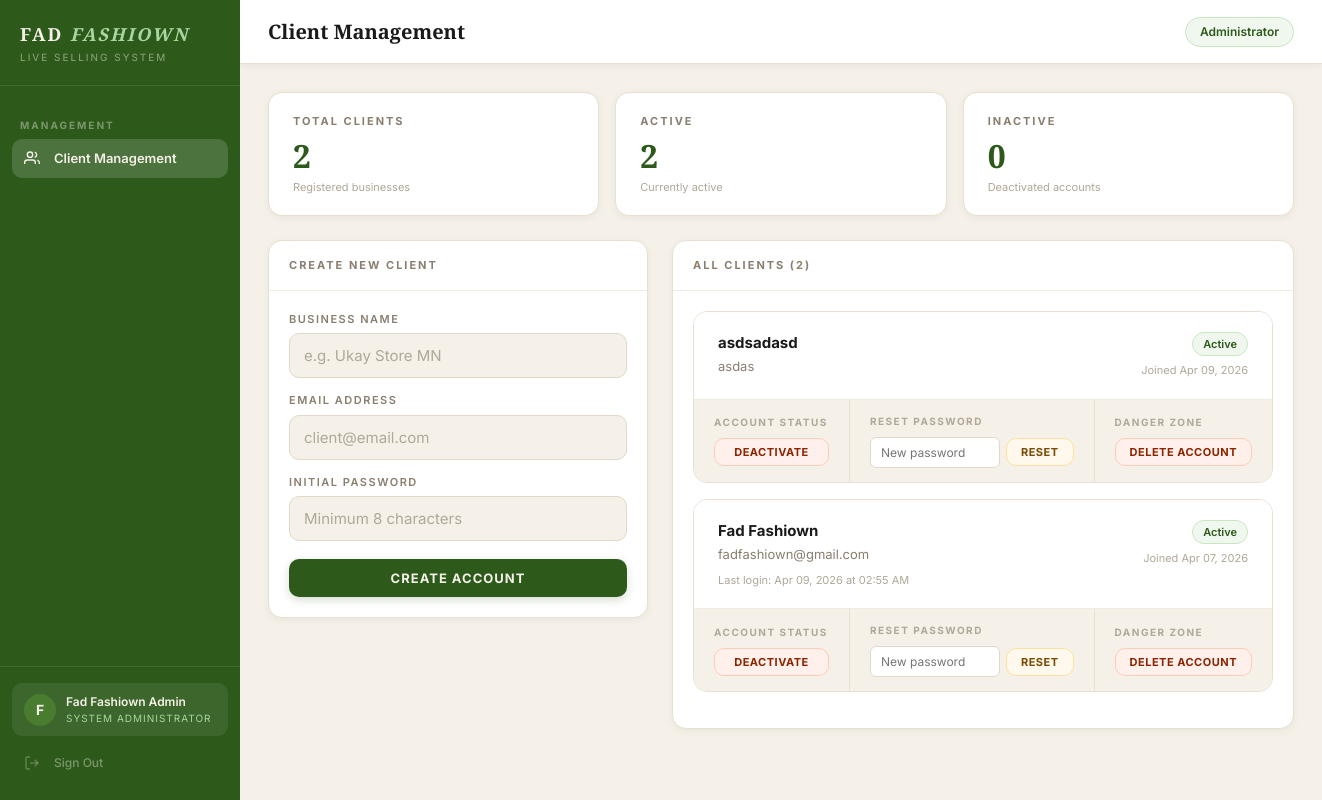
The app's page /admin (signed in), older data.
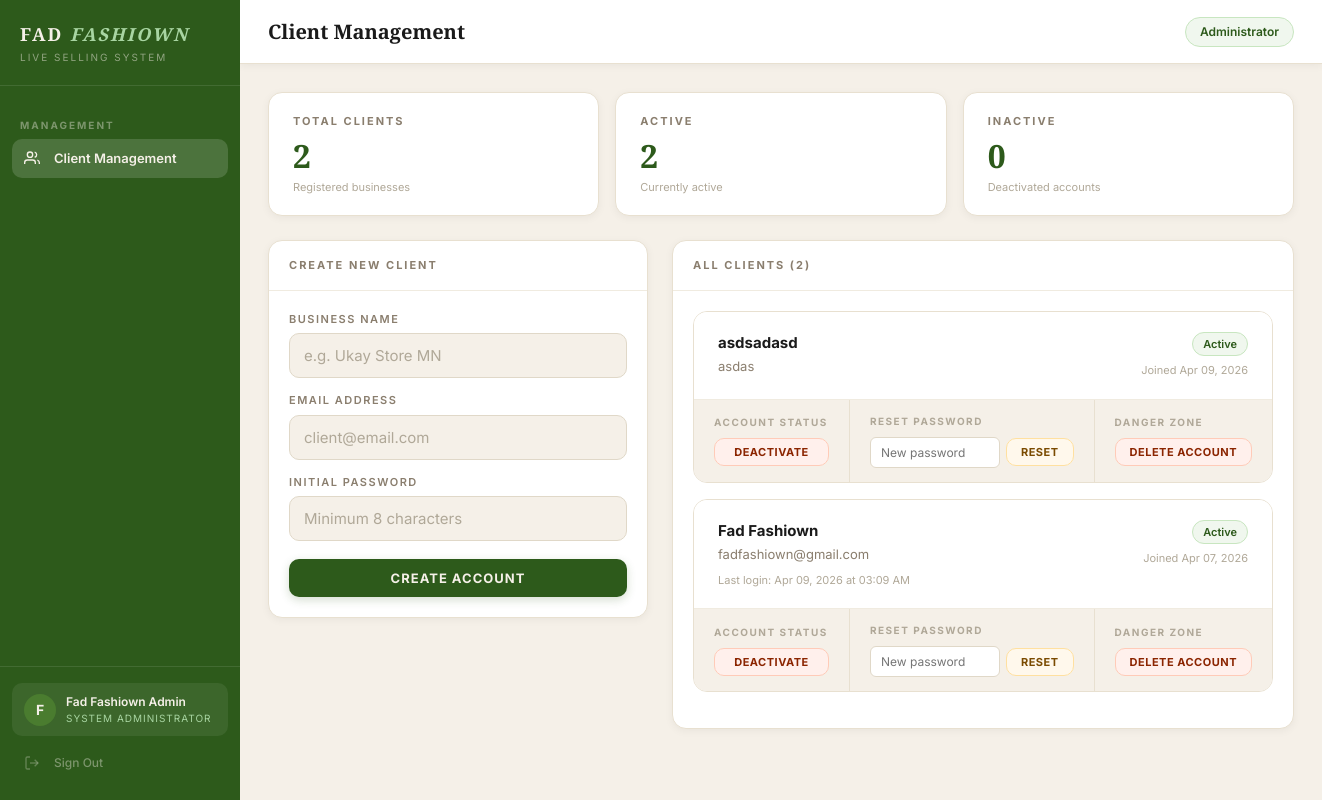
The same page, newer data.
### auth/models.py (models this page shows, shortened)
class Client(UserMixin, db.Model):
    __tablename__ = 'clients'
    id = db.Column(db.Integer, primary_key=True)
    business_name = db.Column(db.String(100), nullable=False)
    email = db.Column(db.String(120), unique=True, nullable=False)
    password_hash = db.Column(db.String(255), nullable=False)
    plan = db.Column(db.String(20), default='active')
    is_active = db.Column(db.Boolean, default=True)
    is_admin = db.Column(db.Boolean, default=False)
    created_at = db.Column(db.DateTime, default=datetime.utcnow)
    last_login = db.Column(db.DateTime, nullable=True)
    orders = db.relationship('Order', backref='client', lazy=True)

### auth/routes.py (the view)
@auth.route('/admin')
@admin_required
def admin_panel():
    clients = Client.query.filter_by(is_admin=False).order_by(
        Client.created_at.desc()
    ).all()
    return render_template('admin.html', clients=clients)

### auth/routes.py (called while the page is built)
def admin_required(f):
    @wraps(f)
    def decorated_function(*args, **kwargs):
        if not current_user.is_authenticated:
            return redirect(url_for('auth.login'))
        if not current_user.is_admin:
            abort(403)
        return f(*args, **kwargs)
    return decorated_function

### templates/admin.html (shortened to what the changed rows need)
{% extends "base.html" %}
{% block content %}
<div class="admin-grid">
    <div>
        <div class="card">
            <div class="card-body">
                {% if clients %}
                    {% for client in clients %}
                        <div class="client-card {{ '' if client.is_active else 'inactive' }}">
                            <div class="client-card-header">
                                <div class="client-card-info">
                                    <div class="client-card-name">{{ client.business_name }}</div>
                                    <div class="client-card-email">{{ client.email }}</div>
                                    {% if client.last_login %}
                                    <div class="client-card-last-login">
                                        Last login: {{ client.last_login.strftime('%b %d, %Y at %I:%M %p') }}
                                    </div>
                                    {% endif %}
                                </div>
                                <div class="client-card-status">
                                    <span class="badge {{ 'badge-active' if client.is_active else 'badge-inactive' }}">
                                        {{ 'Active' if client.is_active else 'Inactive' }}
                                    </span>
                                    <div class="client-card-joined">
                                        Joined {{ client.created_at.strftime('%b %d, %Y') }}
                                    </div>
                                </div>
                            </div>
                            <div class="client-card-actions">
                                <div class="action-group">
                                    <div class="action-group-label">Account Status</div>
                                    <button
                                        data-client-id="{{ client.id }}"
                                        data-client-name="{{ client.business_name }}"
                                        data-is-active="{{ '1' if client.is_active else '0' }}"
                                        onclick="handleToggleClient(this)"
                                        class="btn {{ 'btn-danger' if client.is_active else 'btn-success' }} btn-sm">
                                        {{ 'Deactivate' if client.is_active else 'Activate' }}
                                    </button>
                                </div>
                                <div class="action-group">
                                    <div class="action-group-label">Reset Password</div>
                                    <div class="reset-form">
                                        <input type="text"
                                            id="reset-input-{{ client.id }}"
                                            class="reset-input"
                                            placeholder="New password" />
                                        <button onclick="handleResetPassword('{{ client.id }}', '{{ client.business_name }}')"
                                                class="btn btn-warning btn-sm">
                                            Reset
                                        </button>
                                    </div>
                                </div>
                                <div class="action-group">
                                    <div class="action-group-label">Danger Zone</div>
                                    <button onclick="Modal.confirm({
                                        title: 'Delete Client Account',
                                        message: 'You are about to permanently delete the account for:',
                                        detail: '{{ client.business_name }}',
                                        warning: 'This action cannot be undone. All data associated with this account will be permanently removed.',
                                        confirmText: 'Delete Account',
                                        confirmClass: 'btn-danger',
                                        onConfirm: function() {
                                            document.getElementById('delete-form-{{ client.id }}').submit();
                                        }
                                    })"
                                    class="btn btn-danger btn-sm">
                                        Delete Account
                                    </button>
                                </div>
                            </div>
                        </div>
                        {% endfor %}
                {% else %}
                    <div class="empty-state">
                        No clients yet. Create your first client above.
                    </div>
                {% endif %}
            </div>
        </div>
    </div>
</div>
{% endblock %}

Row changes from the older to the newer data that the page shows:
changed Client "Fad Fashiown": last_login "Apr 09, 2026 at 02:55 AM" → "Apr 09, 2026 at 03:09 AM"
